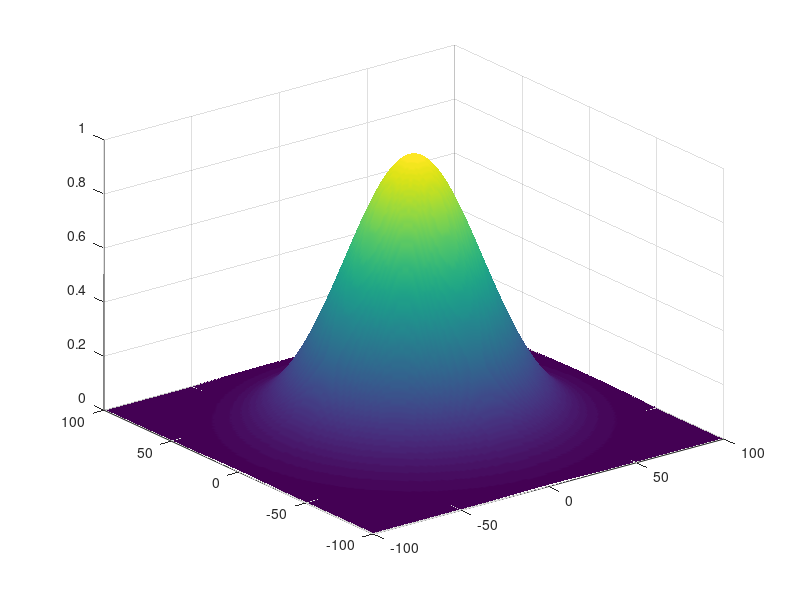

The MATLAB script that drew this image: (Note: this script raises an error after producing the figure.)
%%

sizeGauss = 100;

x=linspace(-sizeGauss, sizeGauss, 2*sizeGauss+1);
y=x';               
[X,Y]=meshgrid(x,y);
z=exp(-(X.^2+Y.^2)/(2*1000));
surf(x,y,z);shading interp




%%

heatValMat = zeros(1080 + 2*sizeGauss+1, 1920 + 2*sizeGauss + 1);  


for i = 1:size(mouseData, 1)
    xPos = mouseData(i,1) + sizeGauss+1;
    yPos = mouseData(i,2) + sizeGauss+1;
    
    yMat = [yPos-sizeGauss:yPos+sizeGauss];
    xMat = [xPos-sizeGauss:xPos+sizeGauss];
    
    heatValMat(yMat, xMat) = heatValMat(yMat, xMat) + z;
    
    
end % END FOR

%%
maxVal = max(heatValMat(:));

heatMap = zeros(1080,1920,3);

colorSize = 128;
mapColor = colormap(hot(colorSize));
close(gcf)

for k = 1:1920
    for j = 1:1080
        
        rgbIdx = floor(heatValMat(j+sizeGauss+1,k+sizeGauss+1)/maxVal *colorSize);
        
        % The minumum index is 1
        if rgbIdx <= 0
            rgbIdx = 1;
        end % END IF
        
        heatMap(j,k,:) = mapColor(rgbIdx,:);
        
    end
end

heatMap(:,:,1) = flipud(heatMap(:,:,1));
heatMap(:,:,2) = flipud(heatMap(:,:,2));
heatMap(:,:,3) = flipud(heatMap(:,:,3));

% plot([640, 640], [1080, 360], 'LineWidth', 10)
% plot([640*2, 640*2], [1080, 360], 'LineWidth', 10)
% plot([640, 640], [200, 0], 'LineWidth', 10)
% plot([640*2, 640*2], [200, 0], 'LineWidth', 10)

heatMap([1:1080-360], [640-25:640+25], :) = zeros(720,51,3);
heatMap([880:1080], [640-25:640+25], :) = zeros(201,51,3);

heatMap([1:1080-360], [640*2-25:640*2+25], :) = zeros(720,51,3);
heatMap([880:1080], [640*2-25:640*2+25], :) = zeros(201,51,3);

heatMapSmall = imresize(heatMap, 0.25);
figure(10)
imshow(heatMapSmall)